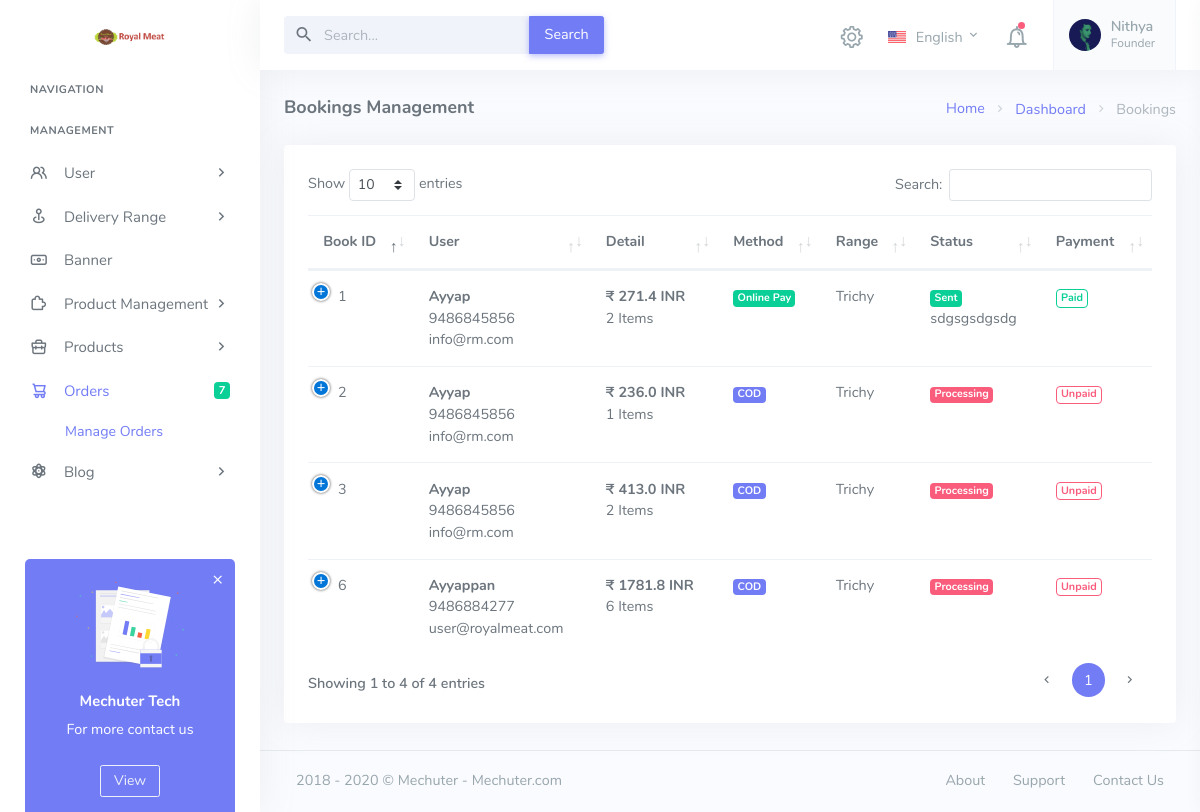
Page /Site/API/admin/bookings.php (signed in) on the committed database.
### tables this page shows
CREATE TABLE IF NOT EXISTS `booking` (
  `b_id` int(11) NOT NULL AUTO_INCREMENT,
  `u_id` int(11) NOT NULL,
  `p_id` int(11) NOT NULL,
  `b_price` varchar(200) NOT NULL,
  `b_quantity` varchar(200) NOT NULL,
  `book_type` varchar(200) DEFAULT NULL,
  `booking_complete` int(11) NOT NULL DEFAULT 0,
  `delivery_range` varchar(2000) DEFAULT NULL,
  `b_address` varchar(2000) DEFAULT NULL,
  `zip` varchar(200) NOT NULL,
  `b_city` varchar(2000) DEFAULT NULL,
  `b_phone` varchar(200) DEFAULT NULL,
  `payment_status` varchar(200) NOT NULL DEFAULT 'U' COMMENT 'W-waiting, P-paid,C-cod',
  `pay_ref` varchar(2000) DEFAULT NULL,
  `b_send_summary` varchar(2000) DEFAULT NULL,
  `b_received` int(11) NOT NULL DEFAULT 0,
  `b_created_on` datetime NOT NULL DEFAULT current_timestamp(),
  `admin_seen` int(11) NOT NULL DEFAULT 0,
  PRIMARY KEY (`b_id`)
);

CREATE TABLE IF NOT EXISTS `user` (
  `u_id` int(11) NOT NULL AUTO_INCREMENT,
  `name` varchar(2000) DEFAULT NULL,
  `phone` varchar(2000) DEFAULT NULL,
  `email` varchar(200) DEFAULT NULL,
  `profile` varchar(200) DEFAULT NULL,
  `password` varchar(200) DEFAULT NULL,
  `city` varchar(200) DEFAULT NULL,
  `address` varchar(2000) DEFAULT NULL,
  `active` int(11) NOT NULL DEFAULT 1,
  `u_created_on` datetime NOT NULL DEFAULT current_timestamp() ON UPDATE current_timestamp(),
  PRIMARY KEY (`u_id`)
);

### Site/API/admin/bookings.php (the view, shortened to what this page needs)
<?php
	include('includes/config.php');
	if(strlen($_SESSION['login'])==0)
	{
		header('location:index.php');
	}
	else{
	?>
	<!DOCTYPE html>
	<html lang="en">
		<head>
			<?php include 'includes/head.php';?>
			<link href="assets/css/vendor/dataTables.bootstrap4.css" rel="stylesheet" type="text/css" />
			<link href="assets/css/vendor/responsive.bootstrap4.css" rel="stylesheet" type="text/css" />
		</head>
		<body class="loading" data-layout-config='{"leftSideBarTheme":"light","layoutBoxed":false, "leftSidebarCondensed":false, "leftSidebarScrollable":false,"darkMode":false, "showRightSidebarOnStart": false}'>
			<div class="wrapper">
				<?php include 'includes/left-navigation.php';?>
				<div class="content-page">
					<div class="content">
						<?php include 'includes/top-menu.php';?>
						<div class="container-fluid">
							<div class="row">
								<div class="col-12">
									<div class="page-title-box">
										<div class="page-title-right">
											<ol class="breadcrumb m-0">
												<li class="breadcrumb-item"><a href="javascript: void(0);">Home</a></li>
												<li class="breadcrumb-item"><a href="javascript: void(0);">Dashboard</a></li>
												<li class="breadcrumb-item active">Bookings</li>
											</ol>
										</div>
										<h4 class="page-title">Bookings Management</h4>
									</div>
								</div>
							</div>
							<div class="row">
								<div class="col-lg-12">
									<div class="card">
										<div class="card-body">
											<table id="basic-datatable" class="table dt-responsive nowrap w-100">
												<thead>
													<tr>
														<th>Book ID</th>
														<th>User</th>
														<th>Detail</th>
														<th>Method</th>
														<th>Range</th>
														<th>Status</th>
														<th>Payment</th>
													</tr>
												</thead>
												<tbody>
													<?php
														$query = mysqli_query($con, "SELECT booking.*,user.* FROM booking JOIN user ON user.u_id=booking.u_id WHERE booking.booking_complete='1' ORDER BY b_id DESC");
														$rowcount = mysqli_num_rows($query);
														if ($rowcount == 0) {
														?>
														<tr>
															<td colspan="7" align="center">
																<h3 style="color:black">No record found</h3>
															</td>
															<tr>
																<?php
																	} else {
																	while ($row = mysqli_fetch_array($query)) {
																	?>
																	<tr>
																		<td><?php echo htmlentities($row['b_id']); ?></td>
																		<td>
																			<b><?php echo htmlentities($row['name']); ?></b><br>
																			<?php echo htmlentities($row['phone']); ?><br>
																			<?php echo htmlentities($row['email']); ?><br>
																		</td>
																		<td>
																			<b>₹ <?php echo htmlentities($row['b_price']); ?> INR</b><br>
																			<?php echo htmlentities($row['b_quantity']); ?> Items
																		</td>
																		<td>
																			<?php if($row['book_type']=='P'){ ?>
																			<span class="badge badge-success">Online Pay</span>
																			<?php } else{ ?>
																			<span class="badge badge-primary">COD</span>
																			<?php }?>
																		</td>
																		<td><?php echo htmlentities($row['delivery_range']); ?></td>
																		<td>
																			<?php if($row['b_received']=='0'){ ?>
																			<span class="badge badge-danger">Processing</span>
																			<?php } else{ ?>
																			<span class="badge badge-success">Sent</span>
																			<?php }?><br>
																			<?php echo htmlentities($row['b_send_summary']); ?>
																		</td>
																		<td>
																			<?php if($row['payment_status']=='P'){ ?>
																				<a href="<?php echo htmlentities($_SERVER['PHP_SELF']); ?>?scid=<?php echo htmlentities($row['b_id']); ?>&&action=unp" onclick="return confirm('Are you sure you want to make unpaid?');"  ><span class="badge badge-outline-success">Paid</span></a>
																				<?php }else{ ?>
																				<a href="<?php echo htmlentities($_SERVER['PHP_SELF']); ?>?scid=<?php echo htmlentities($row['b_id']); ?>&&action=pay" onclick="return confirm('Are you sure you want to make paid?');"  ><span class="badge badge-outline-danger">Unpaid</span></a>
																			<?php } ?>
																		</td>
																	</tr>
																<?php } } ?>
														</tbody>
													</table>
												</div>
											</div>
										</div>
									</div>
								</div>
								<?php include 'includes/footer.php';?>
							</div>
						</div>
					</body>
				</html>
			<?php } ?>

### rows in the picture
booking: b_id "6", u.name "Ayyappan", u.phone "9486884277", u.email "user@royalmeat.com", b_price "1781.8", b_quantity "6", book_type "COD", delivery_range "Trichy", b_received "Processing"
booking: b_id "3", u.name "Ayyap", u.phone "9486845856", u.email "info@rm.com", b_price "413.0", b_quantity "2", book_type "COD", delivery_range "Trichy", b_received "Processing"
booking: b_id "2", u.name "Ayyap", u.phone "9486845856", u.email "info@rm.com", b_price "236.0", b_quantity "1", book_type "COD", delivery_range "Trichy", b_received "Processing"
booking: b_id "1", u.name "Ayyap", u.phone "9486845856", u.email "info@rm.com", b_price "271.4", b_quantity "2", book_type "Online Pay", delivery_range "Trichy", b_received "Sent", b_send_summary "sdgsgsdgsdg"

### other values in the picture
$countorder "7"
$name "Nithya"
